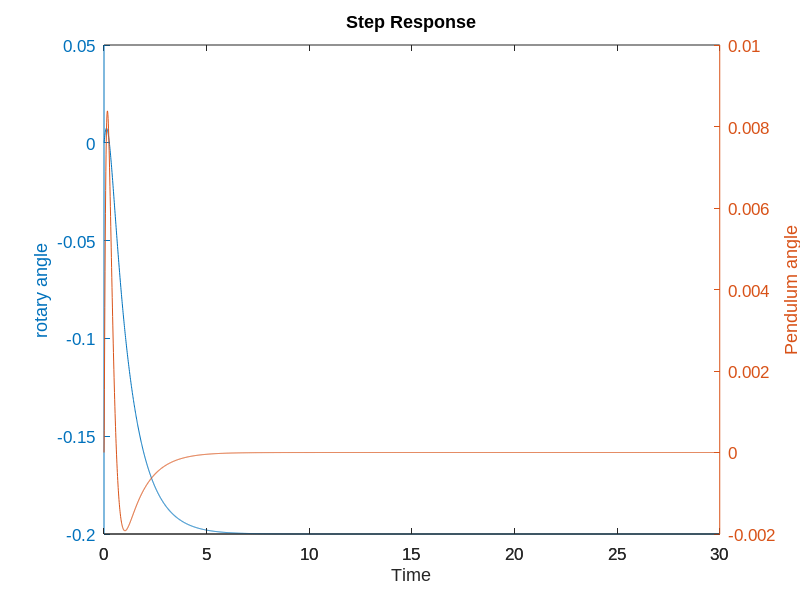

Source code (MATLAB):
Mp=0.127;
Lp=0.33655;
Jp=0.001198;
Jr=9.98E-04;
Lr=0.2159;
g=9.81;
Dr=0.0024;
Dp= 0.0024;
Mr = 0.257;
Kg=70;
kt= 0.007682;
km= 0.007677;
Rm=2.6;

% State Space Representation
Jt = Jr*Jp + Mp*(Lp/2)^2*Jr + Jp*Mp*Lr^2;
A = [0 0 1 0;
     0 0 0 1;
     0 Mp^2*(Lp/2)^2*Lr*g/Jt -Dr*(Jp+Mp*(Lp/2)^2)/Jt -Mp*(Lp/2)*Lr*Dp/Jt;
     0 Mp*g*(Lp/2)*(Jr+Mp*Lr^2)/Jt -Mp*(Lp/2)*Lr*Dr/Jt -Dp*(Jr+Mp*Lr^2)/Jt];

B = [0; 0; (Jp+Mp*(Lp/2)^2)/Jt; Mp*(Lp/2)*Lr/Jt];
C = eye(2,4);
D = zeros(2,1);

% Add actuator dynamics


B = Kg * kt * B / Rm;
L=-Dr*(Jp+Mp*(Lp/2)^2)/Jt;
N=(Kg^2*kt*km/Rm)*B(3);
A(3,3)=L-N;

R=-Mp*(Lp/2)*Lr*Dr/Jt;
T= (Kg^2*kt*km/Rm)*B(4);
A(4,3) = R-T;



% Load into state-space system

rp_sys = ss(A,B,C,D)
pole=eig(A)


co = ctrb(rp_sys);
controllability = rank(co)


zeta=0.7;
wn=4;
%K = d_balance(A,B,zeta,wn,p3,p4)
    % Location of dominant poles along real-axis
    sigma = zeta*wn;
    % Location of dominant poles along img axis (damped natural freqency)
    wd = wn*sqrt(1-zeta^2);
    % Desired poles (-30 and -40 are given)
    DP = [-sigma+1i*wd, -sigma-1i*wd, -30, -40];
    % Find control gain using Matlab pole-placement command
    K = acker(A,B,DP)
    
    eig(A-B*K);
    
    
    states = {'x' 'x_dot' 'theta' 'theta_dot'};
inputs = {'u'};
outputs = {'x'; 'theta'};

sys_ss = ss(A,B,C,D,'statename',states,'inputname',inputs,'outputname',outputs);

sysd = c2d(sys_ss,0.001);

poles = eig(A);

%co = ctrb(sys_ss);
%controllability = rank(co)

Q = [1 0 0 0;0 1 0 0;0 0 1 0;0 0 0 1];
R = 1;
K = lqr(A,B,Q,R)

Ac = (A-B*K);
Bc = B;
Cc = C;
Dc = D;

states = {'x' 'x_dot' 'theta' 'theta_dot'};
inputs = {'r'};
outputs = {'x'; 'theta'};

sys_cl = ss(Ac,Bc,Cc,Dc,'statename',states,'inputname',inputs,'outputname',outputs);

t = 0:0.01:30;
r =0.2*ones(size(t));
[y,t,x]=lsim(sys_cl,r,t);
[AX,H1,H2] = plotyy(t,y(:,1),t,y(:,2),'plot');
set(AX,'FontName', 'Arial','FontSize',12)
set(get(AX(1),'Ylabel'),'String','rotary angle')
set(get(AX(2),'Ylabel'),'String','Pendulum angle')
title('Step Response')
xlabel('Time')




    
